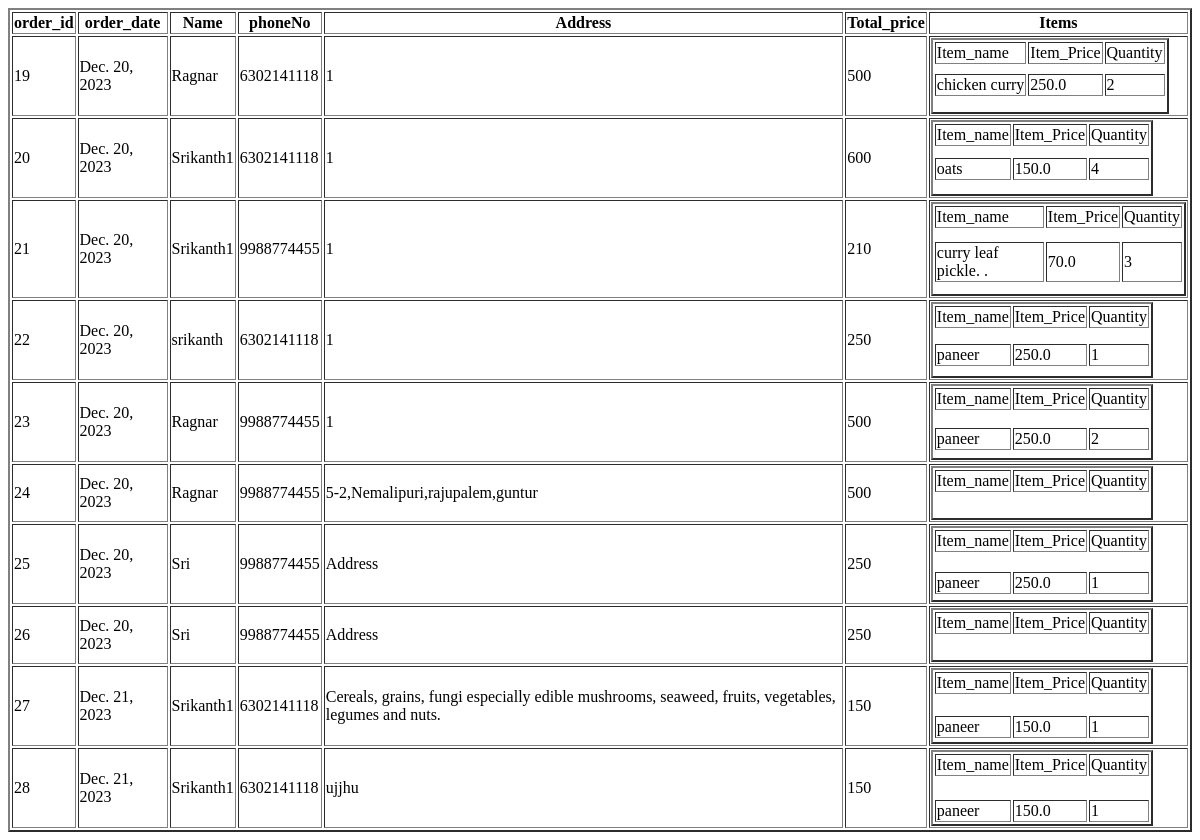
/buy_app/order_details/ (signed in), run on an earlier commit of the app's database.
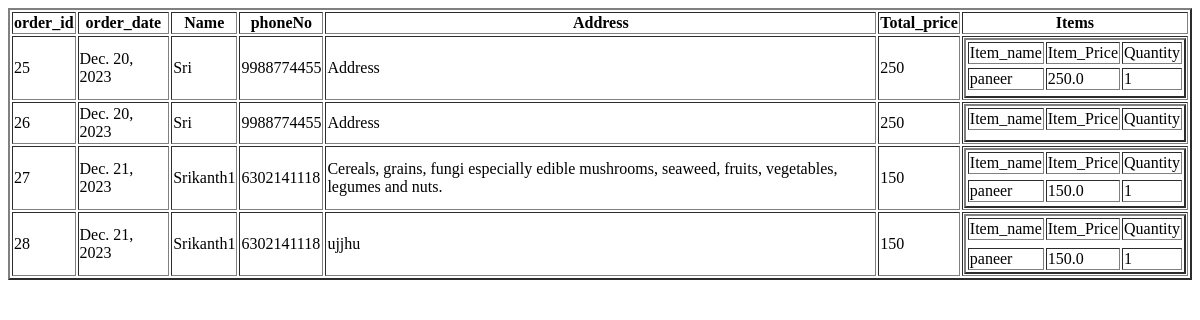
And on a later commit of the database.
### buy_app/models.py (models this page shows)
class buy_model(models.Model):
    buy_id=models.AutoField(primary_key=True)
    customer_id=models.PositiveIntegerField()
    total_price=models.IntegerField()
    customer_name=models.CharField(max_length=50)
    customer_phoneno=models.PositiveBigIntegerField()
    customer_address=models.CharField(max_length=200)
    order_date=models.DateField(auto_now=True)

class buyed_item_list(models.Model):
    buy_id=models.PositiveBigIntegerField()
    item_id=models.PositiveBigIntegerField()
    item_name=models.CharField(max_length=50)
    item_price=models.FloatField()
    quantity=models.PositiveIntegerField()

### buy_app/views.py (the view)
@login_required(login_url='/proapp18/login/')
def order_details_view(request):
    cust_details=buy_model.objects.all()
    items_details=buyed_item_list.objects.all()
    return render(request,'order_details.html',context={'cust_details':cust_details,'items_details':items_details,})

### buy_app/templates/order_details.html (shortened to what this page needs)
<!DOCTYPE html>
<html lang="en">
<head>
</head>
<body>
    {% if cust_details %}
    <table border="2">
        <tr>
            <th>order_id</th>
            <th>order_date</th>
            <th>Name</th>
            <th>phoneNo</th>
            <th>Address</th>
            <th>Total_price</th>
            <th>Items </th>
        </tr>
        {%for i in cust_details%}
        <tr>
            <td>{{i.buy_id}}</td>
            <td>{{i.order_date}}</td>
            <td>{{i.customer_name}}</td>
            <td>{{i.customer_phoneno}}</td>
            <td>{{i.customer_address}}</td>
            <td>{{i.total_price}}</td>
            <td>
                <table border="2">
                    <tr>
                        <td>Item_name</td>
                        <td>Item_Price</td>
                        <td>Quantity</td>
                    </tr>
                {% for j in items_details %}
                <tr>
                    {% if j.buy_id == i.buy_id %}
                    <td>{{j.item_name}}</td>
                    <td>{{j.item_price}}</td>
                    <td>{{j.quantity}}</td>
                    {% endif %}
                {% endfor %}
                </tr>
                </table>
            </td>
        </tr>
        {% endfor %}
    </table>
    {% else %}
    <h1> No orders </h1>
    {% endif %}
</body>
</html>

What changed in the data, as far as the page shows it:
removed buy_model: buy_id "19", order_date "Dec. 20, 2023", customer_name "Ragnar", customer_phoneno "6302141118", customer_address "1", total_price "500"
removed buyed_item_list: item_name "chicken curry", item_price "250.0", quantity "2", shown under "19"
removed buy_model: buy_id "20", order_date "Dec. 20, 2023", customer_name "Srikanth1", customer_phoneno "6302141118", customer_address "1", total_price "600"
removed buyed_item_list: item_name "oats", item_price "150.0", quantity "4", shown under "20"
removed buy_model: buy_id "21", order_date "Dec. 20, 2023", customer_name "Srikanth1", customer_phoneno "9988774455", customer_address "1", total_price "210"
removed buyed_item_list: item_name "curry leaf pickle. .", item_price "70.0", quantity "3", shown under "21"
removed buy_model: buy_id "22", order_date "Dec. 20, 2023", customer_name "srikanth", customer_phoneno "6302141118", customer_address "1", total_price "250"
removed buyed_item_list: item_name "paneer", item_price "250.0", quantity "1", shown under "22"
removed buy_model: buy_id "23", order_date "Dec. 20, 2023", customer_name "Ragnar", customer_phoneno "9988774455", customer_address "1", total_price "500"
removed buyed_item_list: item_name "paneer", item_price "250.0", quantity "2", shown under "23"
removed buy_model: buy_id "24", order_date "Dec. 20, 2023", customer_name "Ragnar", customer_phoneno "9988774455", customer_address "5-2,Nemalipuri,rajupalem,guntur", total_price "500"
